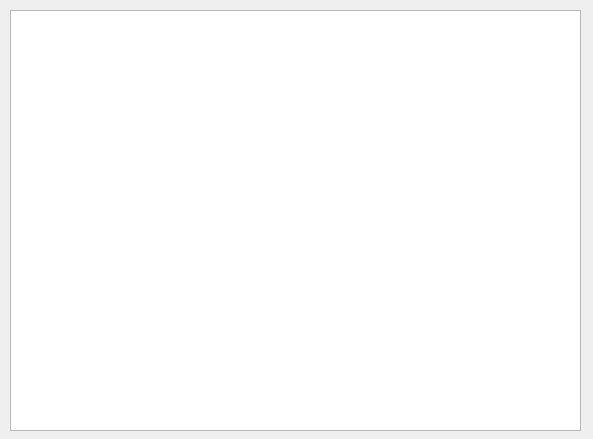
<?xml version="1.0" encoding="UTF-8"?>
<ui version="4.0">
 <class>Form</class>
 <widget class="QWidget" name="Form">
  <property name="geometry">
   <rect>
    <x>0</x>
    <y>0</y>
    <width>593</width>
    <height>439</height>
   </rect>
  </property>
  <property name="windowTitle">
   <string>Form</string>
  </property>
  <widget class="QTableWidget" name="tableWidget">
   <property name="geometry">
    <rect>
     <x>10</x>
     <y>10</y>
     <width>571</width>
     <height>421</height>
    </rect>
   </property>
  </widget>
 </widget>
 <resources/>
 <connections/>
</ui>
